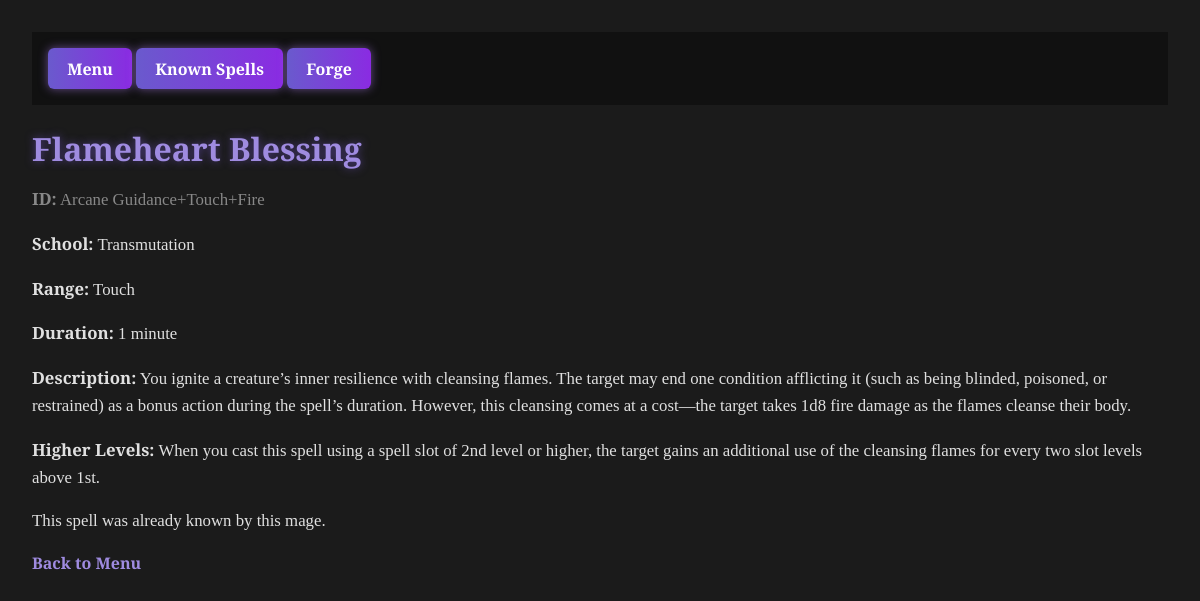
The app's page /spell/Arcane Guidance+Touch+Fire with its own data.
### tables this page shows
CREATE TABLE spell (
	id VARCHAR NOT NULL, 
	name VARCHAR NOT NULL, 
	school VARCHAR, 
	casting_time VARCHAR, 
	spell_range VARCHAR, 
	duration VARCHAR, 
	description TEXT, 
	higher_levels TEXT, 
	PRIMARY KEY (id)
);

### app.py (the view)
@app.route("/spell/<spell_id>")
def spell_detail(spell_id):
    conn = get_db_connection()
    spell = conn.execute("SELECT * FROM spell WHERE id = ?", (spell_id,)).fetchone()
    conn.close()
    if spell:
        return render_template("spell_result.html", spell=spell, known=True, mage_id="Nendo")  # Mage ID optional here
    else:
        return "Spell not found", 404

### app.py (called while the page is built)
def get_db_connection():
    import os
    DB_PATH = os.getenv("SPELLFORGE_DB", "spells.db")
    conn = sqlite3.connect(DB_PATH)
    conn.row_factory = sqlite3.Row
    return conn

### templates/spell_result.html (shortened to what this page needs)
<!DOCTYPE html>
<html>
<head>
    <link rel="stylesheet" href="{{ url_for('static', filename='style.css') }}">
</head>
<body>
    {% include 'navbar.html' %}
    <h1>{{ spell['name'] }}</h1>
    <p style="color: #888;"><strong>ID:</strong> {{ spell['id'] }}</p>
    <p><strong>School:</strong> {{ spell['school'] }}</p>
    <p><strong>Range:</strong> {{ spell['spell_range'] }}</p>
    <p><strong>Duration:</strong> {{ spell['duration'] }}</p>
    <p><strong>Description:</strong> {{ spell['description'] }}</p>
    <p><strong>Higher Levels:</strong> {{ spell['higher_levels'] }}</p>
    {% if known %}
        <p>This spell was already known by this mage.</p>
    {% else %}
        <p>This spell has been newly added to the mage's spellbook.</p>
    {% endif %}
    <a href="{{ url_for('menu', mage_id=mage_id) }}">Back to Menu</a>
</body>
</html>

### static/style.css (style rules this page uses)
body { font-family: 'Cinzel', serif; background-color: #1b1b1b; background-image: url("https://www.transparenttextures.com/patterns/dark-denim.png"); color: #ccc; margin: 0; padding: 2rem; }
h1, h2 { color: #9f8be0; text-shadow: 0 0 8px #4e3d82; margin-bottom: 1rem; }
p { font-size: 1.05rem; line-height: 1.6; color: #e0e0e0; }
a { color: #9f8be0; text-decoration: none; font-weight: bold; }

### records on screen
spell: name "Flameheart Blessing", id "Arcane Guidance+Touch+Fire", school "Transmutation", spell_range "Touch", duration "1 minute", description "You ignite a creature’s inner resilience with cleansing flames. The target may end one condition afflicting it (such as being blinded, poisoned, or restrained) as a bonus action during the spell’s duration. However, this cleansing comes at a cost—the target takes 1d8 fire damage as the flames cleanse their body.", higher_levels "When you cast this spell using a spell slot of 2nd level or higher, the target gains an additional use of the cleansing flames for every two slot levels above 1st."
